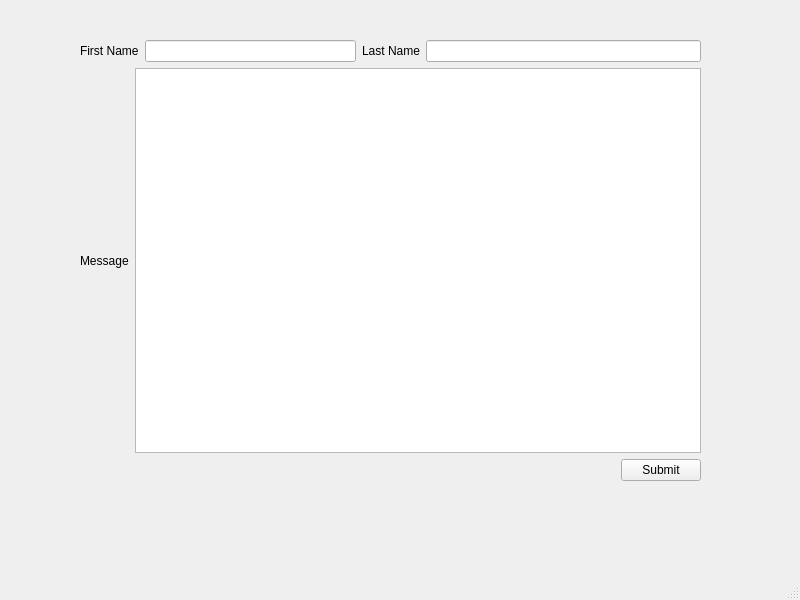
<?xml version="1.0" encoding="UTF-8"?>
<ui version="4.0">
 <class>MainWindow</class>
 <widget class="QMainWindow" name="MainWindow">
  <property name="geometry">
   <rect>
    <x>0</x>
    <y>0</y>
    <width>800</width>
    <height>600</height>
   </rect>
  </property>
  <property name="windowTitle">
   <string>MainWindow</string>
  </property>
  <widget class="QWidget" name="centralwidget">
   <widget class="QWidget" name="">
    <property name="geometry">
     <rect>
      <x>80</x>
      <y>40</y>
      <width>621</width>
      <height>441</height>
     </rect>
    </property>
    <layout class="QVBoxLayout" name="verticalLayout">
     <item>
      <layout class="QHBoxLayout" name="horizontalLayout_2">
       <item>
        <layout class="QHBoxLayout" name="horizontalLayout">
         <item>
          <widget class="QLabel" name="label">
           <property name="text">
            <string>First Name</string>
           </property>
          </widget>
         </item>
         <item>
          <widget class="QLineEdit" name="lineEdit_2"/>
         </item>
        </layout>
       </item>
       <item>
        <widget class="QLabel" name="label_2">
         <property name="text">
          <string>Last Name</string>
         </property>
        </widget>
       </item>
       <item>
        <widget class="QLineEdit" name="lineEdit"/>
       </item>
      </layout>
     </item>
     <item>
      <layout class="QHBoxLayout" name="horizontalLayout_3">
       <item>
        <widget class="QLabel" name="label_3">
         <property name="text">
          <string>Message</string>
         </property>
        </widget>
       </item>
       <item>
        <widget class="QTextEdit" name="textEdit"/>
       </item>
      </layout>
     </item>
     <item>
      <layout class="QHBoxLayout" name="horizontalLayout_4">
       <item>
        <spacer name="horizontalSpacer">
         <property name="orientation">
          <enum>Qt::Horizontal</enum>
         </property>
         <property name="sizeHint" stdset="0">
          <size>
           <width>40</width>
           <height>20</height>
          </size>
         </property>
        </spacer>
       </item>
       <item>
        <widget class="QPushButton" name="pushButton">
         <property name="text">
          <string>Submit</string>
         </property>
        </widget>
       </item>
      </layout>
     </item>
    </layout>
   </widget>
  </widget>
  <widget class="QMenuBar" name="menubar">
   <property name="geometry">
    <rect>
     <x>0</x>
     <y>0</y>
     <width>800</width>
     <height>25</height>
    </rect>
   </property>
  </widget>
  <widget class="QStatusBar" name="statusbar"/>
 </widget>
 <resources/>
 <connections/>
</ui>
